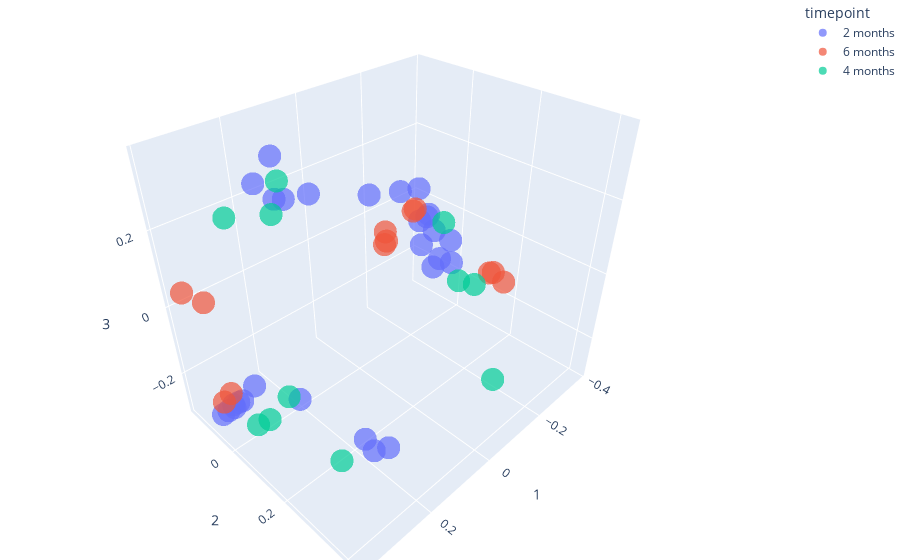

Notebook code for this chart:
### Markdown cell above
### Timepoint clustering
When labelling by timepoints, no distinct clusers are forming

### Code cell
fig = px.scatter_3d(pcoa_braycurtis_metadata_246_merged,
                    x=1,
                    y=2,
                    z=3,
                    color='timepoint',
                    opacity=0.7)

fig.update_layout(margin=dict(l=0, r=0, b=0, t=0))
fig.show()

### Figure 1 — Plotly figure (JSON) as saved in the notebook; plotly's stock layout.template omitted (floating-point values rounded to 4 significant figures)
{"data": [{"hovertemplate": "timepoint=2 months<br>1=%{x}<br>2=%{y}<br>3=%{z}<extra></extra>", "legendgroup": "2 months", "marker": {"color": "#636efa", "opacity": 0.7, "symbol": "circle"}, "mode": "markers", "name": "2 months", "scene": "scene", "showlegend": true, "type": "scatter3d", "x": [0.05686, 0.0979, -0.342, -0.3388, -0.364, -0.3698, -0.3817, -0.3774, -0.2496, -0.1765, -0.3698, 0.3391, 0.3773, 0.3569, 0.3159, 0.3382, 0.2789, 0.3258, 0.2471, 0.2383, 0.2798, 0.2402, 0.2051, 0.2398, 0.2146, 0.2584, 0.244, 0.07062], "y": [0.3368, 0.3004, -0.05151, -0.02517, -0.1343, -0.005731, -0.11, -0.1128, -0.09586, -0.1391, -0.1338, -0.08845, -0.07303, -0.08309, -0.0829, -0.08612, -0.07948, -0.08552, 0.3178, 0.3526, 0.1132, 0.2829, 0.1061, 0.07237, 0.005671, 0.002685, 0.04739, 0.3071], "z": [0.2516, 0.244, -0.186, -0.1431, 0.03092, -0.1627, -0.04909, -0.057, 0.07851, 0.07989, -0.07599, -0.2862, -0.2804, -0.2901, -0.2849, -0.2951, -0.2575, -0.2854, -0.1953, -0.1642, -0.1658, -0.1929, 0.3183, 0.3073, 0.3663, 0.3216, 0.2995, 0.2659]}, {"hovertemplate": "timepoint=6 months<br>1=%{x}<br>2=%{y}<br>3=%{z}<extra></extra>", "legendgroup": "6 months", "marker": {"color": "#EF553B", "opacity": 0.7, "symbol": "circle"}, "mode": "markers", "name": "6 months", "scene": "scene", "showlegend": true, "type": "scatter3d", "x": [-0.2592, -0.2582, 0.3333, 0.3723, 0.3548, 0.3836, -0.2632, -0.3262, -0.3763, -0.3722, -0.3379, -0.2486], "y": [-0.1645, -0.1588, -0.1508, -0.06561, -0.0579, -0.1403, -0.05339, -0.1195, 0.1255, 0.1412, 0.2008, -0.1574], "z": [-0.07951, -0.1074, -0.008202, -0.2369, -0.2153, 0.05081, 0.03761, -0.02044, -0.1376, -0.1261, -0.1113, -0.1144]}, {"hovertemplate": "timepoint=4 months<br>1=%{x}<br>2=%{y}<br>3=%{z}<extra></extra>", "legendgroup": "4 months", "marker": {"color": "#00cc96", "opacity": 0.7, "symbol": "circle"}, "mode": "markers", "name": "4 months", "scene": "scene", "showlegend": true, "type": "scatter3d", "x": [0.25, 0.2218, -0.2654, -0.2121, -0.2916, 0.2257, 0.2942, 0.3264, 0.3002, -0.002833, 0.1974], "y": [-0.1456, -0.003058, 0.16, 0.1492, 0.0241, -0.01355, -0.003893, -0.005877, 0.2735, 0.4253, -0.006352], "z": [0.1818, 0.2365, -0.1029, -0.0698, 0.01603, -0.2861, -0.3085, -0.3034, -0.2196, -0.08533, 0.3026]}], "layout": {"legend": {"title": {"text": "timepoint"}, "tracegroupgap": 0}, "margin": {"b": 0, "l": 0, "r": 0, "t": 0}, "scene": {"domain": {"x": [0, 1], "y": [0, 1]}, "xaxis": {"title": {"text": "1"}}, "yaxis": {"title": {"text": "2"}}, "zaxis": {"title": {"text": "3"}}}}}
